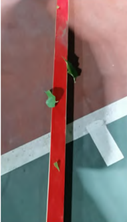
%> input picture 1.png, 127 x 222 px, shrunk from 190 x 331 before the run
$ octave HSV_Detection_Original.m   (GNU Octave 9; MATLAB toolbox functions it lacks are replaced by stand-ins)
%> lines starting %> are read from the running program, lines starting %| are printed output that depends on the picture; in (x1, y1, x2, y2) boxes, pixels count from 0 and x2, y2 are one past the last pixel; in counts of white or black regions, pixels touching at a corner belong together; the program's own positions count from 1; long printed decimals are rounded
% 图像列表
image_files = {'1.png', '2.png', '3.png', '4.png', '5.png'}; % 替换为图像文件名


% 标志变量，判断是否在上一张图像中检测到目标
target_detected = false;
% 统计连续未检测到目标的次数
no_target_count = 0;

for i = 1:length(image_files)
    %% 基于目标HSV空间的图像自适应分割

    % 初始化HSV初始阈值
    initial_H_min1 = 0; initial_H_max1 = 0.04;
    initial_H_min2 = 0.98; initial_H_max2 = 1;
    initial_S_min = 0.65; initial_S_max = 0.95;

    H_min1 = initial_H_min1; H_max1 = initial_H_max1;
    H_min2 = initial_H_min2; H_max2 = initial_H_max2;
    S_min = initial_S_min; S_max = initial_S_max;


    % 读取图像并转换到HSV颜色空间
    img = imread(image_files{i});
%> img is the input picture: size 222x127x3 uint8; mean R, G, B 133.4, 113.4, 112
    hsv_img = rgb2hsv(img);
%> hsv_img: size 222x127x3 double; mean H, S, V 0.281, 0.341, 0.576

    % 利用当前阈值进行初步目标检测
    mask = ((hsv_img(:,:,1) >= H_min1 & hsv_img(:,:,1) <= H_max1) | ...
            (hsv_img(:,:,1) >= H_min2 & hsv_img(:,:,1) <= H_max2)) & ...
           (hsv_img(:,:,2) >= S_min & hsv_img(:,:,2) <= S_max);
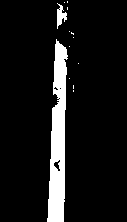
%> mask: size 222x127 logical; 9% white; 13 white regions (11 under 20 px), largest, box (x1, y1, x2, y2) and area: (47, 39, 68, 222) 2390, (57, 3, 67, 29) 135

    % 判断是否检测到目标
    if sum(mask(:)) > 0
        % 检测到目标
        disp(['图像 ', image_files{i}, ' 检测到目标']);

        target_detected = true;
        no_target_count = 0; % 重置连续未检测到计数

        % 进行目标特征统计与阈值更新
        % 提取目标区域像素
        target_pixels = hsv_img(repmat(mask, [1 1 3]));
%> target_pixels = 7641 values, max 0.999 at index 149, min 0 at index 1, mean 0.575
        if ~isempty(target_pixels)
            % 将目标区域的HSV值取出
            % 注意：target_pixels是mask应用后的结果，需要reshape一下才能获得对应通道数据
            target_pixels_reshaped = reshape(target_pixels, [], 3);
%> target_pixels_reshaped = 2547 rows, first 12: [0 0.677 0.765; 0.00238 0.725 0.757; 0.0102 0.782 0.737; 0.0069 0.788 0.722; 0.997 0.665 0.725; 0.997 0.698 0.714; 0.997 0.728 0.706; 0.998 0.762 0.71; 0.998 0.792 0.718; 0.999 0.805 0.725; 0.997 0.819 0.737; 0.996 0.837 0.745]
            H_channel = target_pixels_reshaped(:,1);
%> H_channel = 2547 values, max 0.999 at index 149, min 0 at index 1, mean 0.173
            S_channel = target_pixels_reshaped(:,2);
%> S_channel = 2547 values, max 0.949 at index 1765, min 0.652 at index 1720, mean 0.836

            N = 50; % 区间数可根据需要调整

            H_hist = histcounts(H_channel(:), N);
%> H_hist = 50 values, max 2065 at index 1, min 0 at index 4, mean 50.94
            S_hist = histcounts(S_channel(:), N);
%> S_hist = 50 values, max 260 at index 36, min 7 at index 49, mean 50.94

            % 计算总目标像素数
            total_pixels = sum(H_hist);
%> total_pixels = 2547
            % 将像素数从大到小排序并计算98%累积和
            [sorted_H_hist, H_indices] = sort(H_hist, 'descend');
%> sorted_H_hist = 50 values, max 2065 at index 1, min 0 at index 5, mean 50.94; H_indices = 50 values, max 50 at index 2, min 1 at index 1, mean 25.5
            [sorted_S_hist, S_indices] = sort(S_hist, 'descend');
%> sorted_S_hist = 50 values, max 260 at index 1, min 7 at index 49, mean 50.94; S_indices = 50 values, max 50 at index 50, min 1 at index 45, mean 25.5

            H_cumulative_sum = cumsum(sorted_H_hist);
%> H_cumulative_sum = 50 values from 2065 to 2547
            S_cumulative_sum = cumsum(sorted_S_hist);
%> S_cumulative_sum = 50 values from 260 to 2547

            H_threshold_index = find(H_cumulative_sum >= 0.98 * total_pixels, 1);
%> H_threshold_index = 2
            S_threshold_index = find(S_cumulative_sum >= 0.98 * total_pixels, 1);
%> S_threshold_index = 45

            H_selected_bins = H_indices(1:H_threshold_index);
%> H_selected_bins = [1 50]
            S_selected_bins = S_indices(1:S_threshold_index);
%> S_selected_bins = 45 values, max 46 at index 34, min 1 at index 45, mean 23.87

            % 合并相邻区间，不超过4个区间
            H_intervals = mergeIntervals(H_selected_bins, 4);
%> in mergeIntervals, `bins = sort(bins);`: bins = [1 50]
%> in mergeIntervals, `start = bins(1);`: start = 1
%> the loop in mergeIntervals, `for i = 2:length(bins)` made 1 pass
%> (intervals, start) on pass 1: ([1 1], 50)
%> in mergeIntervals, `intervals = [intervals; start, bins(end)];`: intervals = [1 1; 50 50]
%> H_intervals = [1 1; 50 50]
            S_intervals = mergeIntervals(S_selected_bins, 4);
%> the loop in mergeIntervals (call 2), `for i = 2:length(bins)` made 44 passes
%> S_intervals = [1 46]

           % 更新阈值
            H_min1 = H_intervals(1,1) / N;
%> H_min1 = 0.02
            H_max1 = H_intervals(1,2) / N;
%> H_max1 = 0.02
            if size(H_intervals, 1) > 1
                H_min2 = H_intervals(2,1) / N;
%> H_min2 = 1
                H_max2 = H_intervals(2,2) / N;
%> H_max2 = 1
            else
                % 如果只有一个区间，则不启用第二区间
                H_min2 = 0; H_max2 = 1;
            end

            S_min = S_intervals(1,1) / N;
%> S_min = 0.02
            S_max = S_intervals(1,2) / N;
%> S_max = 0.92


            disp('更新后的HSV阈值：');
            disp(['H区间1: [', num2str(H_min1), ', ', num2str(H_max1), ']']);
%| H区间1: [0.02, 0.02]
            disp(['H区间2: [', num2str(H_min2), ', ', num2str(H_max2), ']']);
%| H区间2: [1, 1]
            disp(['S区间: [', num2str(S_min), ', ', num2str(S_max), ']']);
%| S区间: [0.02, 0.92]
        else
            disp('没有提取到目标像素，跳过阈值更新操作');
        end

    else
        % 未检测到目标
        disp(['图像 ', image_files{i}, ' 未检测到目标']);

        if target_detected
            % 如果上一张图像中有目标，但这一张没有，说明目标可能消失
            no_target_count = no_target_count + 1;

            if no_target_count >= 2
                % 连续两帧未检测到目标，重置阈值
                H_min1 = initial_H_min1; H_max1 = initial_H_max1;
                H_min2 = initial_H_min2; H_max2 = initial_H_max2;
                S_min = initial_S_min; S_max = initial_S_max;

                disp('目标连续未出现，阈值已重置为初始值');
                target_detected = false;
                no_target_count = 0;
            else
                disp('目标暂时未出现，保留上一帧更新的阈值');
            end
        else
            % 若本来就未检测到过目标，则不做阈值变化
            disp('目标从未出现过，继续使用初始阈值（或现有阈值）。');
        end
    end

    % 使用H阈值分割后的图像
    hsv_img_segmented_H = hsv_img;
    hsv_img_segmented_H(:,:,1) = hsv_img_segmented_H(:,:,1) .* mask;  % 使用H通道的mask分割
%> hsv_img_segmented_H: size 222x127x3 double; mean H, S, V 0.0156, 0.341, 0.576

    gray_img_H = uint8(mask) * 255;


    % 使用HSV阈值分割后的图像
    hsv_img_segmented_HS = hsv_img;
    hsv_img_segmented_HS(:,:,1) = hsv_img_segmented_HS(:,:,1) .* mask;
    hsv_img_segmented_HS(:,:,2) = hsv_img_segmented_HS(:,:,2) .* mask;
%> hsv_img_segmented_HS: size 222x127x3 double; mean H, S, V 0.0156, 0.0756, 0.576

    gray_img_HS = uint8(mask) * 255;

    % 比较发现H, S阈值分割后的图像效果更好，采用该分割方法。


    %% 基于最小二乘法的直线目标检测

    % 使用闭运算进行图像预处理
    se = strel('disk', 5);
    gray_img_HS_dilated = imdilate(gray_img_HS, se);
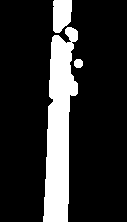
%> gray_img_HS_dilated: size 222x127 uint8; 17.5% white; 3 white regions, box (x1, y1, x2, y2) and area: (43, 27, 78, 222) 4333, (53, 0, 72, 33) 531, (74, 59, 83, 68) 69
    gray_img_HS_closed = imerode(gray_img_HS_dilated, se);
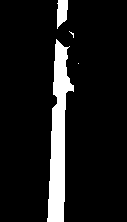
%> gray_img_HS_closed: size 222x127 uint8; 9.9% white; 4 white regions (2 under 20 px), largest, box (x1, y1, x2, y2) and area: (47, 39, 74, 222) 2548, (57, 0, 68, 29) 241
    %figure;
    %imshow(gray_img_HS_closed);
    %title(['图像 ', image_files{i}, ' 闭运算处理后的分割结果']);


    % 参数设置
    n = 60;  % 沿x轴均匀选取的行数
    [rows, cols] = size(gray_img_HS_closed);  % 获取二值图像的尺寸
%> rows = 222; cols = 127
    x_indices = round(linspace(1, rows, n));  % 均匀选取的行索引
%> x_indices = 60 values from 1 to 222

    left_edge_points = [];  % 存储左边缘点集
    right_edge_points = []; % 存储右边缘点集

    % 步骤1：逐行提取边缘点
    for x_idx = 1:length(x_indices)
        x = x_indices(x_idx);
        row_data = gray_img_HS_closed(x, :);  % 提取当前行的像素数据
        transitions = diff([0, row_data > 0, 0]);  % 检测像素值的突变点
        start_points = find(transitions == 1);  % 边缘开始点
        end_points = find(transitions == -1) - 1;  % 边缘结束点

        if ~isempty(start_points) && ~isempty(end_points)
            % 提取左边缘点（最小y值）和右边缘点（最大y值）
            left_edge_points = [left_edge_points; x, start_points(1)];
            right_edge_points = [right_edge_points; x, end_points(end)];
        end
    end
%> this loop made 60 passes
%> (start_points, end_points, left_edge_points, right_edge_points) on passes 1 to 6: (59, 68, [1 59], [1 68]), (59, 68, [1 59; 5 59], [1 68; 5 68]), (59, 68, [1 59; 5 59; 8 59], [1 68; 5 68; 8 68]), (58, 67, [1 59; 5 59; 8 59; 12 58], [1 68; 5 68; 8 68; 12 67]), (58, 67, [1 59; 5 59; 8 59; 12 58; 16 58], [1 68; 5 68; 8 68; 12 67; 16 67]), (58, 67, [1 59; 5 59; 8 59; 12 58; 16 58; 20 58], [1 68; 5 68; 8 68; 12 67; 16 67; 20 67])
%> (start_points, end_points) on passes 7, 8, 10, 11, 12, 13: (58, 63), (58, 59), (73, 74), (74, 74), (57, 59), (56, 63)
%> after the loop, left_edge_points = 59 rows, first 12: [1 59; 5 59; 8 59; 12 58; 16 58; 20 58; 23 58; 27 58; 35 73; 38 74; 42 57; 46 56]; right_edge_points = 59 rows, first 12: [1 68; 5 68; 8 68; 12 67; 16 67; 20 67; 23 63; 27 59; 35 74; 38 74; 42 59; 46 63]

    % 检查是否足够的边缘点用于拟合
    if size(left_edge_points, 1) > 4 && size(right_edge_points, 1) > 4
        % 步骤2：分别对左边缘点集和右边缘点集拟合直线
        % 提取点集的x和y坐标
        x_left = left_edge_points(:, 1);
%> x_left = 59 values from 1 to 222
        y_left = left_edge_points(:, 2);
%> y_left = 59 values, max 74 at index 10, min 48 at index 59, mean 54.17
        x_right = right_edge_points(:, 1);
%> x_right = 59 values from 1 to 222
        y_right = right_edge_points(:, 2);
%> y_right = 59 values, max 74 at index 9, min 59 at index 8, mean 66

        % 使用最小二乘法进行直线拟合 (y = ax + b)
        [a_left, b_left] = MAD_fit(x_left, y_left);
%> in MAD_fit, `residuals = y - median(y);`: residuals = 59 values, max 21 at index 10, min -5 at index 59, mean 1.17
%> in MAD_fit, `MAD = median(abs(residuals));`: MAD = 3
%> in MAD_fit, `threshold = 2 * MAD;`: threshold = 6
%> in MAD_fit, `inliers = abs(residuals) <= threshold;`: inliers = 59 logical values, 57 true
%> in MAD_fit, `x_inliers = x(inliers);`: x_inliers = 57 values from 1 to 222
%> in MAD_fit, `y_inliers = y(inliers);`: y_inliers = 57 values, max 59 at index 1, min 48 at index 57, mean 53.49
%> in MAD_fit, `coeffs = polyfit(x_inliers, y_inliers, 1);`: coeffs = [-0.0466 58.88]
%> in MAD_fit, `a = coeffs(1);`: a = -0.0466
%> in MAD_fit, `b = coeffs(2);`: b = 58.88
%> a_left = -0.0466; b_left = 58.88
        [a_right, b_right] = MAD_fit(x_right, y_right);
%> a_right = -0.0103; b_right = 66.62

        % 显示拟合结果
        disp('左边缘直线拟合参数：');
        disp(['a_left = ', num2str(a_left), ', b_left = ', num2str(b_left)]);
%| a_left = -0.04663, b_left = 58.8788
        disp('右边缘直线拟合参数：');
        disp(['a_right = ', num2str(a_right), ', b_right = ', num2str(b_right)]);
%| a_right = -0.01035, b_right = 66.621
    else
        disp('提取的边缘点不足，无法进行直线拟合');
    end


    % 可视化结果
    figure;
    subplot(2, 2, 1);
    imshow(img);
    title([ image_files{i},' 原图']);

    subplot(2, 2, 2);
    imshow(gray_img_HS * 255);
    title([image_files{i},' 分割结果']);

    subplot(2, 2, 3);
    imshow(gray_img_HS_closed);
    title([image_files{i},' 预处理结果']);

    if size(left_edge_points, 1) > 4 && size(right_edge_points, 1) > 4
        % 可视化边缘点和拟合直线
        subplot(2, 2, 4);
        imshow(gray_img_HS_closed); hold on;
        scatter(left_edge_points(:, 2), left_edge_points(:, 1), 'r', 'filled'); % 左边缘点
        scatter(right_edge_points(:, 2), right_edge_points(:, 1), 'g', 'filled'); % 右边缘点

        % 绘制拟合直线
        x_line = 1:rows;
%> x_line = 222 values from 1 to 222
        y_left_fit = a_left * x_line + b_left;
%> y_left_fit = 222 values, max 58.83 at index 1, min 48.53 at index 222, mean 53.68
        y_right_fit = a_right * x_line + b_right;
%> y_right_fit = 222 values, max 66.61 at index 1, min 64.32 at index 222, mean 65.47
        plot(y_left_fit, x_line, 'r', 'LineWidth', 2); % 左边缘拟合直线
        plot(y_right_fit, x_line, 'g', 'LineWidth', 2); % 右边缘拟合直线
        title([image_files{i},' 边缘点与拟合直线(MAD)']);
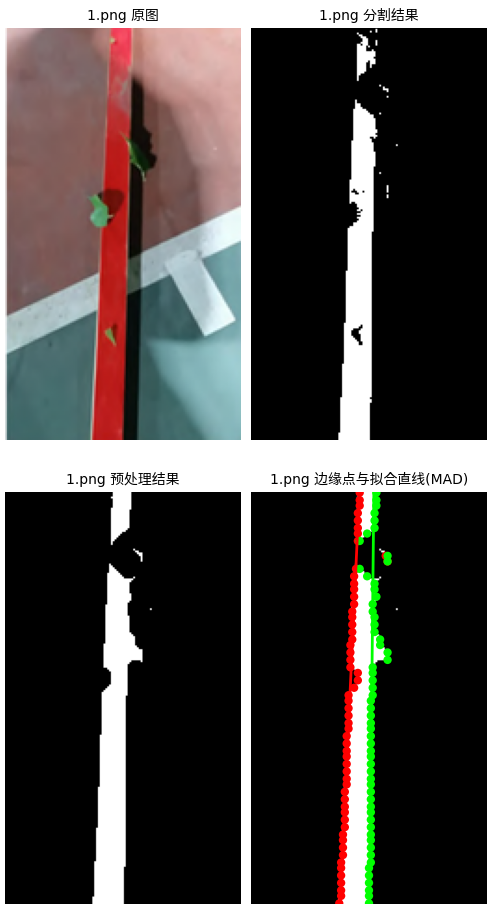
%> figure redrawn from the program's plot data, 4 panels
        hold off;

    else
        disp('提取的边缘点不足，无法进行直线拟合');
    end

end
%> pass 2 of the loop `for i = 1:length(image_files)`:
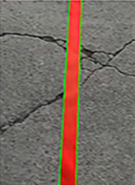
%> input picture 2.png, 135 x 185 px, shrunk from 201 x 276 before the run
%> img is the input picture: size 185x135x3 uint8; mean R, G, B 120.8, 107.3, 98.7
%> hsv_img: size 185x135x3 double; mean H, S, V 0.206, 0.148, 0.49
%> `mask = ((hsv_img(:,:,1) >= H_min1 & hsv_img(:,:,1) <= H_max1) | (hsv_i..`:
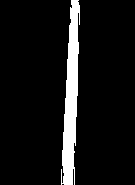
%> mask: size 185x135 logical; 8.2% white; 1 white region, box (x1, y1, x2, y2) and area: (61, 0, 80, 185) 2049
%> target_pixels = 6147 values, max 1 at index 4148, min 0 at index 46, mean 0.66
%> target_pixels_reshaped = 2049 rows, first 12: [0.0328 0.87 0.573; 0.0153 0.856 0.6; 0.0177 0.874 0.592; 0.0244 0.89 0.573; 0.0274 0.912 0.576; 0.0226 0.909 0.604; 0.0207 0.895 0.635; 0.017 0.87 0.663; 0.0101 0.847 0.69; 0.00327 0.85 0.706; 0.996 0.861 0.733; 0.991 0.868 0.745]
%> H_channel = 2049 values, max 0.999 at index 1794, min 0 at index 46, mean 0.236
%> S_channel = 2049 values, max 0.949 at index 1627, min 0.659 at index 948, mean 0.826
%> H_hist = 50 values, max 1465 at index 1, min 0 at index 3, mean 40.98
%> S_hist = 50 values, max 107 at index 19, min 0 at index 2, mean 40.98
%> total_pixels = 2049
%> sorted_H_hist = 50 values, max 1465 at index 1, min 0 at index 4, mean 40.98
%> sorted_S_hist = 50 values, max 107 at index 1, min 0 at index 44, mean 40.98; S_indices = 50 values, max 50 at index 36, min 1 at index 40, mean 25.5
%> H_cumulative_sum = 50 values from 1465 to 2049
%> S_cumulative_sum = 50 values from 107 to 2049
%> H_threshold_index = 3
%> S_threshold_index = 34
%> H_selected_bins = [1 50 2]
%> S_selected_bins = 34 values, max 48 at index 34, min 15 at index 30, mean 31.5
%> H_intervals = [1 2; 50 50]
%> S_intervals = [15 48]
%> H_max1 = 0.04
%> S_min = 0.3
%> S_max = 0.96
%| H区间1: [0.02, 0.04]
%| H区间2: [1, 1]
%| S区间: [0.3, 0.96]
%> hsv_img_segmented_H: size 185x135x3 double; mean H, S, V 0.0193, 0.148, 0.49
%> hsv_img_segmented_HS: size 185x135x3 double; mean H, S, V 0.0193, 0.0678, 0.49
%> gray_img_HS_dilated: size 185x135 uint8; 14.6% white; 1 white region, box (x1, y1, x2, y2) and area: (57, 0, 84, 185) 3636
%> gray_img_HS_closed: size 185x135 uint8; 8.5% white; 1 white region, box (x1, y1, x2, y2) and area: (61, 0, 80, 185) 2116
%> the loop `for x_idx = 1:length(x_indices)` made 60 passes
%> (start_points, end_points, left_edge_points, right_edge_points) on passes 1 to 5: (72, 79, [1 72], [1 79]), (72, 79, [1 72; 4 72], [1 79; 4 79]), (72, 80, [1 72; 4 72; 7 72], [1 79; 4 79; 7 80]), (71, 80, [1 72; 4 72; 7 72; 10 71], [1 79; 4 79; 7 80; 10 80]), (71, 80, [1 72; 4 72; 7 72; 10 71; 13 71], [1 79; 4 79; 7 80; 10 80; 13 80])
%> after the loop `for x_idx = 1:length(x_indices)`: left_edge_points = 60 rows, first 12: [1 72; 4 72; 7 72; 10 71; 13 71; 17 71; 20 71; 23 71; 26 70; 29 70; 32 70; 35 70]; right_edge_points = 60 rows, first 12: [1 79; 4 79; 7 80; 10 80; 13 80; 17 80; 20 80; 23 80; 26 79; 29 78; 32 78; 35 78]
%> x_left = 60 values from 1 to 185
%> y_left = 60 values, max 72 at index 1, min 62 at index 56, mean 66.75
%> x_right = 60 values from 1 to 185
%> y_right = 60 values, max 80 at index 3, min 74 at index 50, mean 77.17
%> a_left = -0.0554; b_left = 71.9
%> a_right = -0.0271; b_right = 79.84
%| a_left = -0.05541, b_left = 71.9027
%| a_right = -0.0271, b_right = 79.8427
%> y_left_fit = 185 values, max 71.85 at index 1, min 61.65 at index 185, mean 66.75
%> y_right_fit = 185 values, max 79.82 at index 1, min 74.83 at index 185, mean 77.32
%> `title([image_files{i},' 边缘点与拟合直线(MAD)']);`:
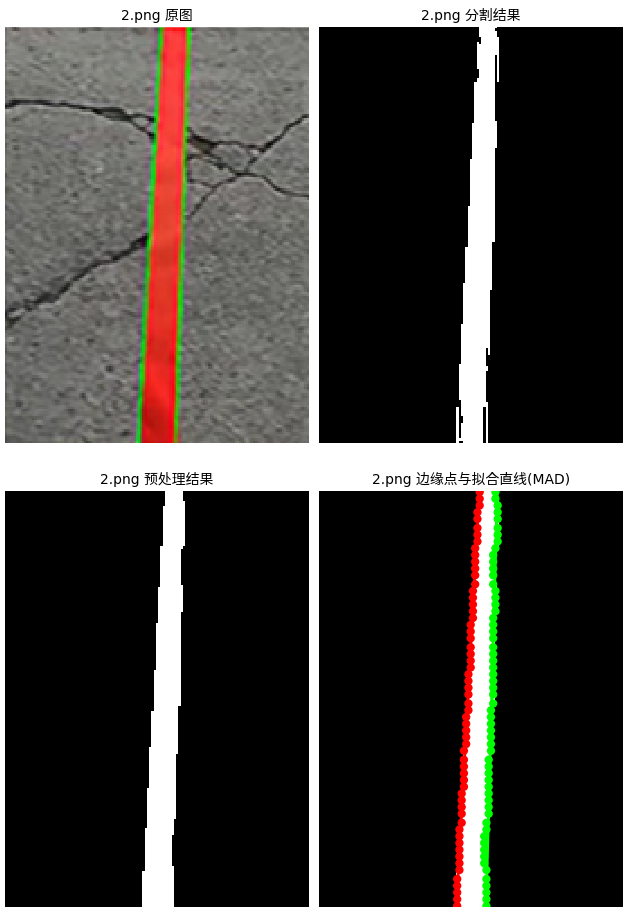
%> figure redrawn from the program's plot data, 4 panels
%> pass 3 of the loop `for i = 1:length(image_files)`:
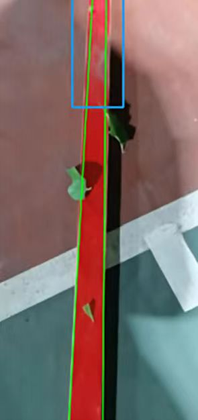
%> input picture 3.png, 198 x 420 px, shrunk from 295 x 626 before the run
%> img is the input picture: size 420x198x3 uint8; mean R, G, B 124.3, 107.1, 102.7
%> hsv_img: size 420x198x3 double; mean H, S, V 0.312, 0.375, 0.552
%> `mask = ((hsv_img(:,:,1) >= H_min1 & hsv_img(:,:,1) <= H_max1) | (hsv_i..`:
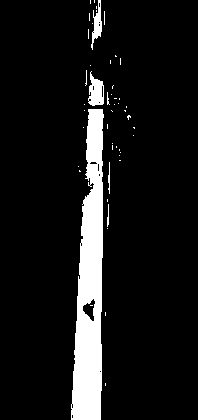
%> mask: size 420x198 logical; 9.1% white; 49 white regions (44 under 20 px), largest, box (x1, y1, x2, y2) and area: (71, 109, 104, 420) 6729, (88, 71, 104, 106) 360, (91, 0, 102, 50) 249, (108, 162, 110, 194) 42, (107, 204, 109, 227) 31
%> H_channel = 7581 values, max 0.999 at index 7316, min 0 at index 10, mean 0.336
%> S_channel = 7581 values, max 0.95 at index 1766, min 0.65 at index 1983, mean 0.851
%> H_hist = 50 values, max 4833 at index 1, min 0 at index 4, mean 151.6
%> S_hist = 50 values, max 676 at index 33, min 23 at index 6, mean 151.6
%> total_pixels = 7581
%> sorted_H_hist = 50 values, max 4833 at index 1, min 0 at index 5, mean 151.6
%> sorted_S_hist = 50 values, max 676 at index 1, min 23 at index 50, mean 151.6; S_indices = 50 values, max 50 at index 21, min 1 at index 27, mean 25.5
%> H_cumulative_sum = 50 values from 4833 to 7581
%> S_cumulative_sum = 50 values from 676 to 7581
%> S_threshold_index = 45
%> S_selected_bins = 45 values, max 50 at index 21, min 1 at index 27, mean 26.78
%> S_intervals = [1 5; 8 21; 24 50]
%> S_min = 0.02
%> S_max = 0.1
%| H区间1: [0.02, 0.04]
%| H区间2: [1, 1]
%| S区间: [0.02, 0.1]
%> hsv_img_segmented_H: size 420x198x3 double; mean H, S, V 0.0307, 0.375, 0.552
%> hsv_img_segmented_HS: size 420x198x3 double; mean H, S, V 0.0307, 0.0776, 0.552
%> gray_img_HS_dilated: size 420x198 uint8; 16.4% white; 4 white regions, box (x1, y1, x2, y2) and area: (67, 61, 139, 420) 12088, (84, 0, 109, 54) 1026, (108, 139, 125, 165) 300, (106, 51, 125, 69) 261
%> gray_img_HS_closed: size 420x198 uint8; 10.8% white; 10 white regions (7 under 20 px), largest, box (x1, y1, x2, y2) and area: (71, 65, 120, 420) 8347, (88, 0, 105, 50) 524, (112, 143, 121, 161) 48
%> the loop `for x_idx = 1:length(x_indices)` made 60 passes
%> (start_points, end_points, left_edge_points, right_edge_points) on passes 1 to 4: (91, 101, [1 91], [1 101]), (94, 101, [1 91; 8 94], [1 101; 8 101]), (90, 105, [1 91; 8 94; 15 90], [1 101; 8 101; 15 105]), (91, 105, [1 91; 8 94; 15 90; 22 91], [1 101; 8 101; 15 105; 22 105])
%| a_left = -0.04842, b_left = 93.0482
%| a_right = -0.002554, b_right = 102.9301
%> `title([image_files{i},' 边缘点与拟合直线(MAD)']);`:
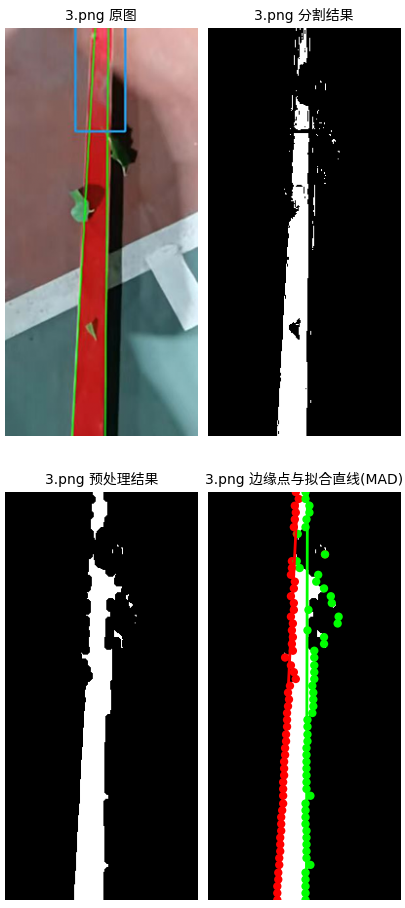
%> figure redrawn from the program's plot data, 4 panels
%> the loop made 5 passes; the first 3 are shown


function intervals = mergeIntervals(bins, max_intervals)
    % 辅助函数：合并相连的单元格并限制区间数量
    bins = sort(bins);
    intervals = [];
    start = bins(1);
    for i = 2:length(bins)
        if bins(i) - bins(i-1) > 2
            intervals = [intervals; start, bins(i-1)];
            start = bins(i);
        end
    end
    intervals = [intervals; start, bins(end)]; % 最后一个区间
    if size(intervals, 1) > max_intervals
        intervals = intervals(1:max_intervals, :); % 保留最多4个区间
    end
end


% 使用MAD剔除离群点后进行最小二乘拟合
function [a, b] = MAD_fit(x, y)
    % 剔除离群点
    residuals = y - median(y);
    MAD = median(abs(residuals));
    threshold = 2 * MAD;
    inliers = abs(residuals) <= threshold;

    % 提取内点
    x_inliers = x(inliers);
    y_inliers = y(inliers);

    % 最小二乘法拟合
    if length(x_inliers) >= 2
        coeffs = polyfit(x_inliers, y_inliers, 1);
        a = coeffs(1);
        b = coeffs(2);
    else
        error('内点不足，无法进行拟合');
    end
end
